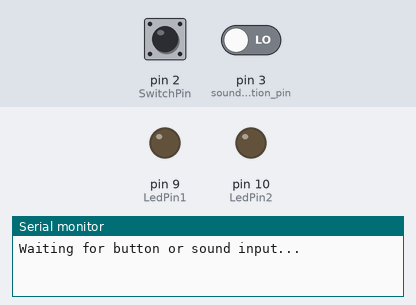
A sketch run on a simulated Arduino Uno, built with avr-gcc and run on an emulated ATmega328P. Shown: output pins drawn as LEDs (lit = HIGH), the last lines printed to the serial monitor. Inputs (shaded band) come from the test bench; at power-on: pin 2 (SwitchPin) HIGH, pin 3 (sound_detection_pin) LOW.

Above: at 1.2 s.
1.3 s: pin 2 (SwitchPin) pulled LOW for 0.15 s
At 1.8 s:
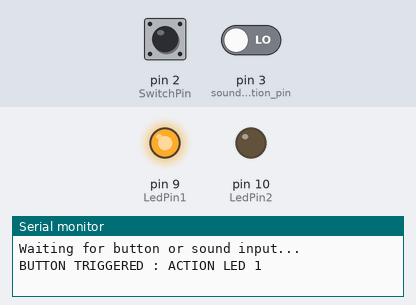
2.9 s: pin 3 (sound_detection_pin) driven HIGH
At 4.1 s:
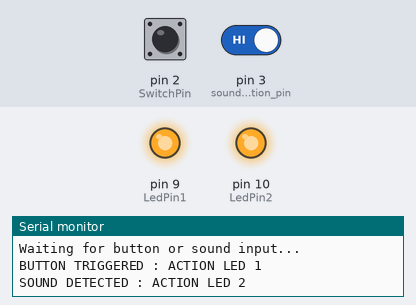
4.4 s: pin 2 (SwitchPin) pulled LOW for 1 s
At 5.4 s:
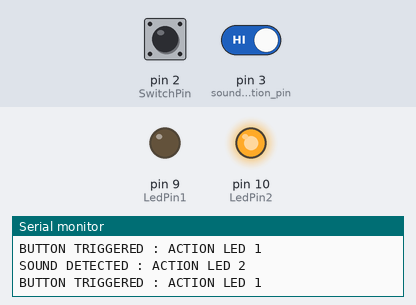
6.9 s: pin 2 (SwitchPin) pulled LOW for 3.2 s
At 7.4 s:
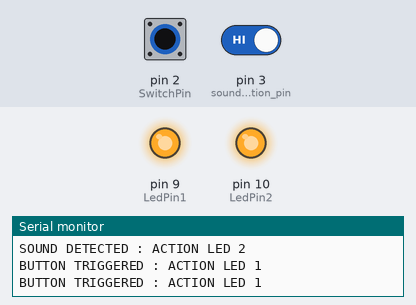
Timing chart, 0 to 9.9 s (numbered marks = the images above; inputs shaded):
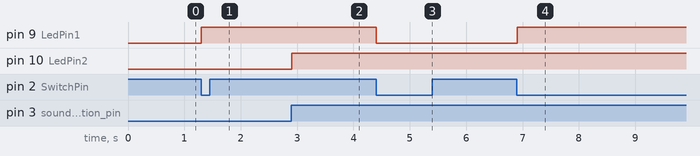

The sketch:

TASK_4.C.ino
```cpp
const int SwitchPin = 2;
const int sound_detection_pin = 3;
const int LedPin1 = 9;
const int LedPin2 = 10;

volatile bool Led1_Status = false;
volatile bool Led2_Status = false;

void setup()
{
  pinMode(SwitchPin, INPUT_PULLUP);
  pinMode(sound_detection_pin, INPUT);
  pinMode(LedPin1, OUTPUT);
  pinMode(LedPin2, OUTPUT);

  attachInterrupt(digitalPinToInterrupt(SwitchPin), Button_Input, FALLING);
  attachInterrupt(digitalPinToInterrupt(sound_detection_pin), Sound_Input, RISING);

  Serial.begin(9600);
  Serial.println("Waiting for button or sound input...");
}

void loop()
{
  digitalWrite(LedPin1, Led1_Status);
  digitalWrite(LedPin2, Led2_Status);

  static bool last_led1_status = false, last_led2_status = false;
  if (last_led1_status != Led1_Status)
  {
    Serial.println("BUTTON TRIGGERED : ACTION LED 1");
    last_led1_status = Led1_Status;
  }
  if (last_led2_status != Led2_Status)
  {
    Serial.println("SOUND DETECTED : ACTION LED 2");
    last_led2_status = Led2_Status;
  }

  delay(50);
}

void Button_Input()
{
  Led1_Status = !Led1_Status;
}

void Sound_Input()
{
  Led2_Status = !Led2_Status;
}
```

Measured:
- after the input at 1.3 s, pin 9 (LedPin1): LOW → HIGH at once
- after the input at 2.9 s, pin 10 (LedPin2): LOW → HIGH at once
- after the input at 4.4 s, pin 9 (LedPin1): HIGH → LOW at once
- after the input at 6.9 s, pin 9 (LedPin1): LOW → HIGH at once
